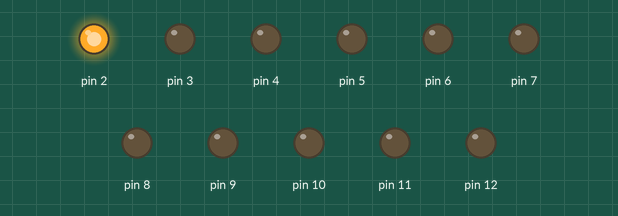
Simulated run of this sketch. Board: Arduino Uno, built with avr-gcc and run on an emulated ATmega328P. On the bench: output pins drawn as LEDs (lit = HIGH).

Above: at 0.07 s.
At 0.52 s:
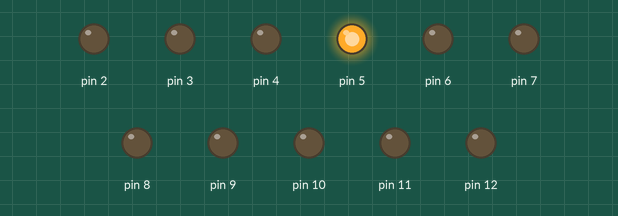
At 0.97 s:
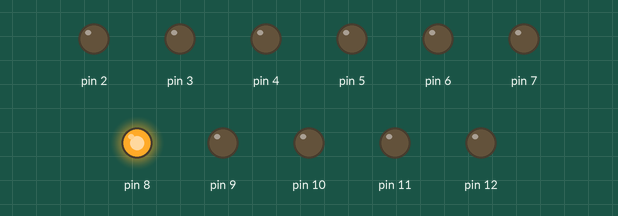
At 1.87 s:
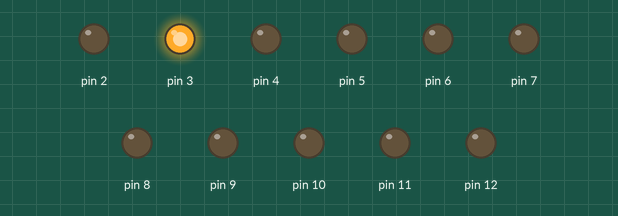
At 2.77 s:
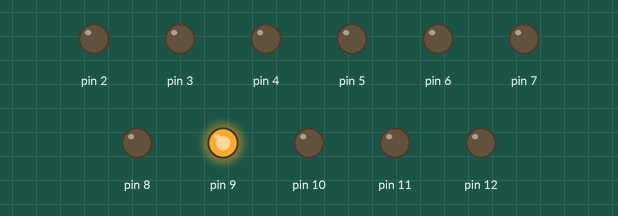
At 3.67 s:
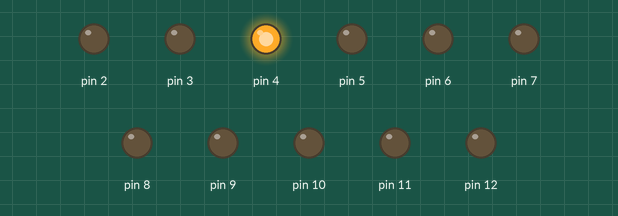
Timing chart, 0 to 4.0 s (numbered marks = the images above):
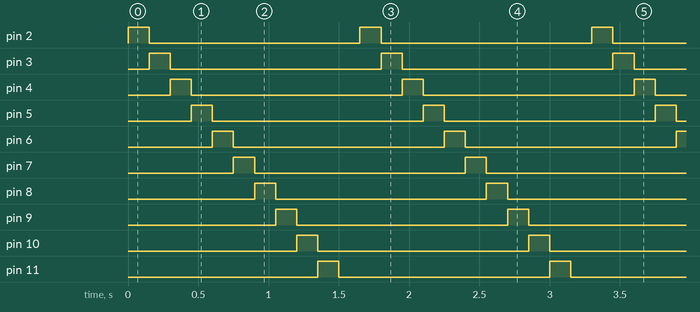

The sketch:

sketch_dec15a.ino
```cpp
/*

*/

void setup() {
  for (int n = 2; n <= 12; n++)  // declaration de mes 12 PIN a utiliser, elle parte de la PIN 2 a la PIN 12
  {
    pinMode(n, OUTPUT);
  }
}


void loop() {
  for (int n = 2; n <= 12; n++){
    digitalWrite(n, HIGH);  // dire a la LED de s'allumer
    delay(150);  // temps d'eclairage pour chaque LED
    digitalWrite(n, LOW);  // dire a la LED de s'eteindre
  }
}
```

Measured:
- by itself, pin 2–12: alternates HIGH for 0.15 s and LOW for 1.5 s
- by itself, everything shown: repeats every 1.7 s, in 11 steps
